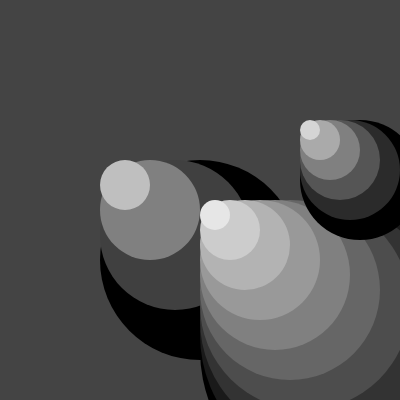
Frame 1 (no input)
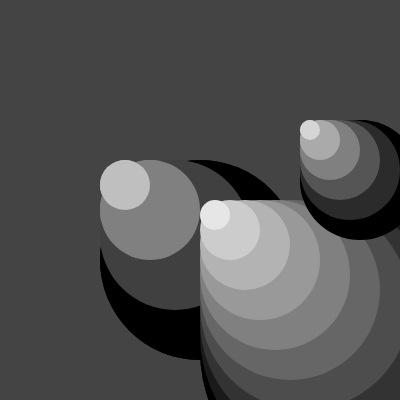
Frame 2 (the mouse pressed at the canvas centre, redrawn once)

The p5.js sketch that drew these frames (run headless with seeded random() and noise() and a simulated clock; the mouse was pressed at the canvas centre and the sketch redrawn once):

// p5.js sketch
// ── sketch.js
function setup() {
  createCanvas(400, 400);
  background(68);
  noStroke();
  noLoop();
  frameRate(500)
}

function draw() {
  drawTarget(width * 0.25,height * 0.4,200,4)
  drawTarget(width * 0.5,height * 0.5,300,10)
  drawTarget(width * 0.75,height * 0.3,120,6)
}

function drawTarget(xloc,yloc,size,num){
  const grayValues = 255/num;
  const steps = size/num;
  for(let i = 0; i < num;i++){
    fill(i*grayValues);
    rect(xloc,yloc,size-i*steps,size-i*steps,1000)
  }
}
